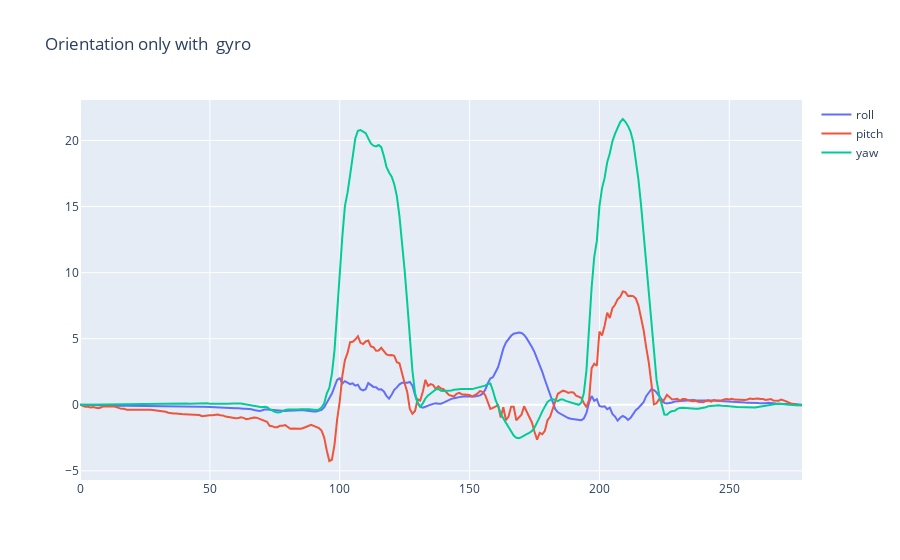

Notebook source saved alongside this figure:
### Code cell
#find only with gyro 

pitch = np.zeros(len(calibrated_lb))
yaw = np.zeros(len(calibrated_lb))
roll = np.zeros(len(calibrated_lb))

for i in range(len(calibrated_lb)-1):
    delta_t = 0.06
    
    pitch[i+1] = pitch[i] + calibrated_lb['lb_gy'][i]*delta_t
    yaw[i+1] = yaw[i]+calibrated_lb['lb_gz'][i]*delta_t
    roll[i+1] = roll[i]+calibrated_lb['lb_gx'][i]*delta_t
    

orientation_d = pd.DataFrame({'roll':np.rad2deg(roll),'pitch':np.rad2deg(pitch),'yaw':np.rad2deg(yaw)})

show_plot(orientation_d,'Orientation only with  gyro')

### Figure 1 — Plotly figure (JSON) as saved in the notebook; plotly's stock layout.template omitted (floating-point values rounded to 4 significant figures; data arrays with more than 128 entries replaced by an {"elided": "..."} marker saying what was removed)
{"data": [{"name": "roll", "type": "scatter", "x": {"elided": "279 int values"}, "y": {"elided": "279 float values"}}, {"name": "pitch", "type": "scatter", "x": {"elided": "279 int values"}, "y": {"elided": "279 float values"}}, {"name": "yaw", "type": "scatter", "x": {"elided": "279 int values"}, "y": {"elided": "279 float values"}}], "layout": {"title": {"text": "Orientation only with  gyro"}}}
